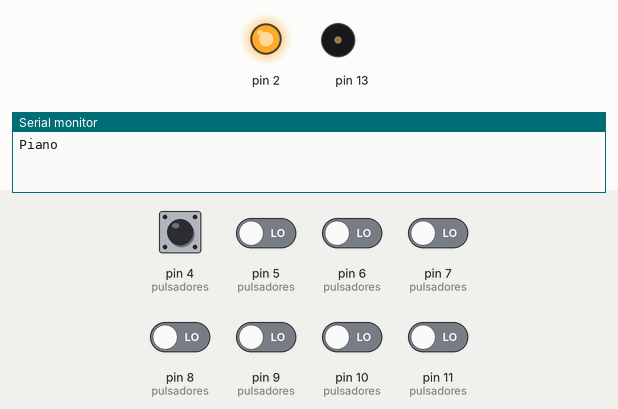
Bench run of a sketch on a simulated Arduino Uno, built with avr-gcc and run on an emulated ATmega328P. Parts: output pins drawn as LEDs (lit = HIGH), buzzer (waves = sounding), the last lines printed to the serial monitor. The inputs (shaded band) are chosen by the test bench; at power-on: pin 4 (pulsadores), pin 5 (pulsadores), pin 6 (pulsadores), pin 7 (pulsadores), pin 8 (pulsadores), pin 9 (pulsadores), pin 10 (pulsadores), pin 11 (pulsadores) LOW.

Above: at 1.2 s.
1.3 s: pin 4 (pulsadores) pulled HIGH for 0.15 s
At 1.37 s:
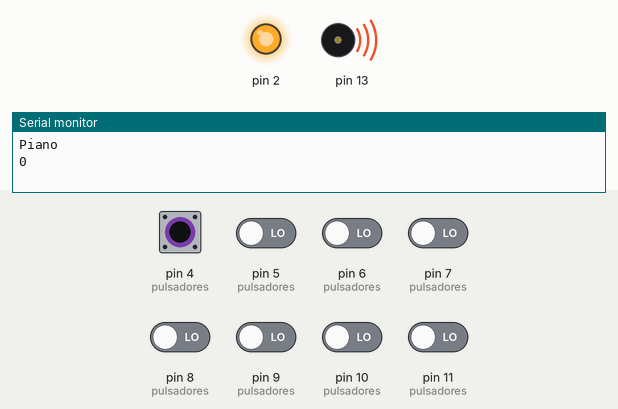
Timing chart, 0 to 4.3 s (numbered marks = the images above; inputs shaded):
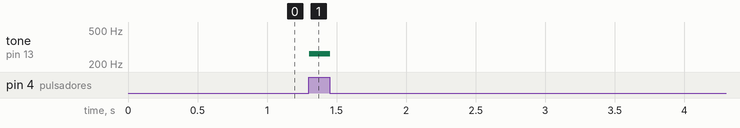

The sketch:

piano.ino
```cpp
/*
  PIANO usando pulsadores
*/

// se definen las constantes
// se declaran las frecuencia de las notas básicas
const int NOTA_DO  = 262;
const int NOTA_RE  = 294;
const int NOTA_MI  = 330;
const int NOTA_FA  = 349;
const int NOTA_SOL = 392;
const int NOTA_LA  = 440;
const int NOTA_SI  = 494;
const int NOTA_DO2  = 524;

// se declaran los pines asociados a las notas básicas
const int pulsador_DO  = 4;
const int pulsador_RE  = 5;
const int pulsador_MI  = 6;
const int pulsador_FA  = 7;
const int pulsador_SOL = 8;
const int pulsador_LA  = 9;
const int pulsador_SI  = 10;
const int pulsador_DO2  = 11;

// se define las notas que se reproducirán
int notas_basicas[ ] = {NOTA_DO, NOTA_RE, NOTA_MI, NOTA_FA, NOTA_SOL, NOTA_LA, NOTA_SI, NOTA_DO2};
int pulsadores   [ ] = {pulsador_DO, pulsador_RE, pulsador_MI, pulsador_FA,
                        pulsador_SOL, pulsador_LA, pulsador_SI, pulsador_DO2
                       };
int pulsador_activado = 0;
unsigned long nextReset = 0;

String secuencia = "";

void setup() {
  // se define los pines de entrada y salida
  for (int pin = 7; pin > 0; pin--) {
    pinMode(pulsadores[pin] , INPUT);
  }
  pinMode(2, OUTPUT);
  digitalWrite(2, HIGH);
  Serial.begin(9600);
  Serial.println("Piano");
}

void loop() {
  int pulsador_actual; // se declara como variable local
  // el bucle analiza el estado de los 7 pulsadores
  for (int pulsador = 0; pulsador < 8; pulsador++) {
    pulsador_actual = digitalRead(pulsadores[pulsador]); // se lee el estado del pulsador
    // si se presiono, se procede a reproducir la nota asociada
    if (pulsador_actual == HIGH) {
      tone(13, notas_basicas[pulsador]); // reproduce la nota
      // grabamos el pulsador que ha sido apretado
      if (pulsador_activado != pulsadores[pulsador]) {
        pulsador_activado = pulsadores[pulsador];

        secuencia.concat(String(pulsador));
        int start = secuencia.length() > 13 ? secuencia.length() - 13 : 0;
        secuencia = secuencia.substring(start);
        if (secuencia.equals("2242242476554")) {
          digitalWrite(2, LOW);
          nextReset = millis() + 5000;
        }
        Serial.println(secuencia);
      }
      break;
    }
  }
  delay(25);
  // su soltamos el pulsador activo apagamos cortamos el sonido
  if (digitalRead(pulsador_activado) == LOW) {
    noTone(13);
    pulsador_activado = 0;
  }
  if (nextReset < millis()) {
    digitalWrite(2, HIGH);
  }

}
```

Measured:
- after the input at 1.3 s, tone on pin 13: silent → 262 Hz at once, → silent 0.15 s later
